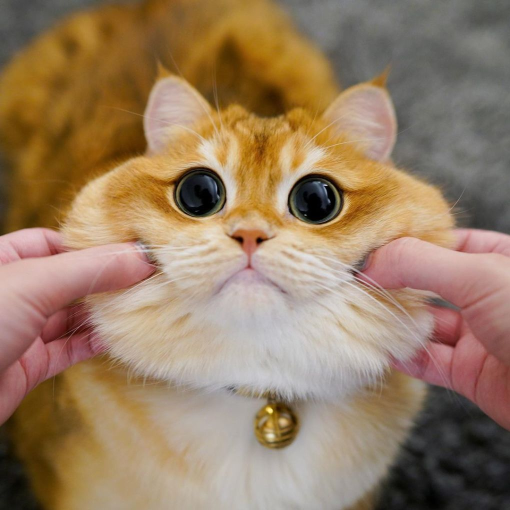
#> input picture image-blending/meo1.jpg, 1020 x 1020 px (shown at 1/2 size)
$ python aniblend.py
#> lines starting #> are read from the running program, lines starting #| are printed output that depends on the picture
import imageio
import cv2
from PIL import Image
import numpy as np


def pre_ani(img1,img2):
#> called with img1 = 'meo1.jpg', img2 = 'meo2.jpg'
    print("Type1", type(img1))
        #Đọc ảnh
    img1 = cv2.imread(img1)
#> img1 is the input picture: shape (1020, 1020, 3); mean B, G, R 98.7, 125.7, 151.4
    img2 = cv2.imread(img2)
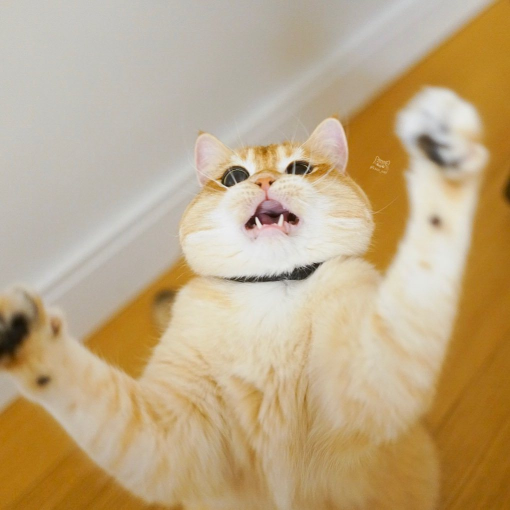
#> input picture image-blending/meo2.jpg, 1020 x 1020 px (shown at 1/2 size)
#> img2 is the input picture: shape (1020, 1020, 3); mean B, G, R 133.6, 168.8, 190.7


    #Thay đổi kích thước ảnh theo w,h:
    img1 = cv2.resize(img1,(400,300))
#> img1: shape (300, 400, 3)
    img2 = cv2.resize(img2,(400,300))
#> img2: shape (300, 400, 3)
    print("Type 2",type(img1))
#| Type 2 <class 'numpy.ndarray'>
    return (img1,img2)


def animation (img1, img2,Speed) :
    img1, img2 = pre_ani(img1,img2)
    h, w = img1.shape

    for D in range(0,h+1,Speed):
    #print(D)
        result = img1.copy()
        result[0:h-D,:,:]=img1[D:h,:,:]
        result[h-D:h,:,:]=img2[0:D,:,:]
        cv2.imshow("Push",result)
        cv2.waitKey(10)

def blend_img(fg, mask,bg) :
#> called with fg = 'meo1.jpg', mask = 'cat_rm1.png', bg = '3.gif'
    fg = cv2.imread(fg)

    mask = cv2.imread(mask, cv2.IMREAD_UNCHANGED)
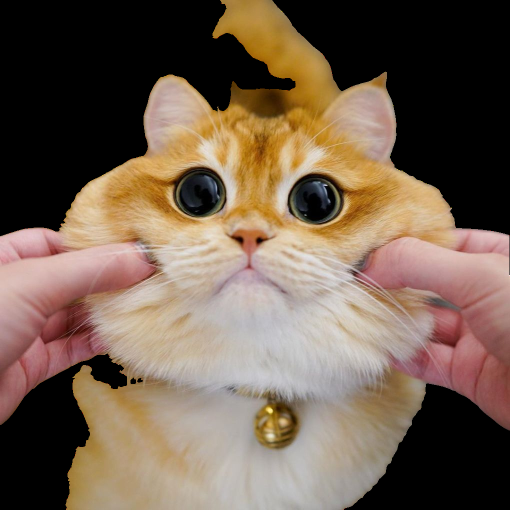
#> input picture image-blending/cat_rm1.png, 1020 x 1020 px (shown at 1/2 size)
#> mask is the input picture: shape (1020, 1020, 4); mean B, G, R, A 79.5, 95.7, 114.7, 163.9

    fg= cv2.resize(fg,(400,300))
    mask= cv2.resize(mask,(400,300))
#> mask: shape (300, 400, 4)

    frames = imageio.mimread(bg, '.gif')
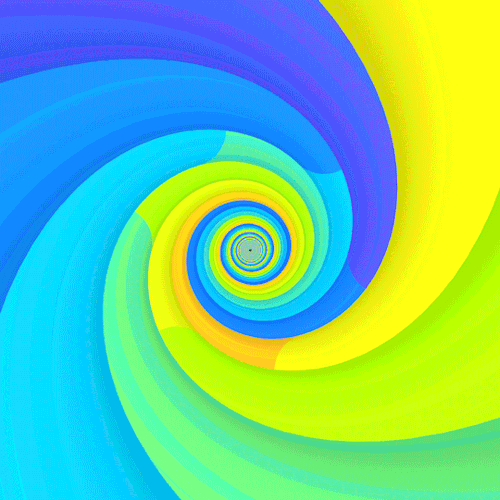
#> input picture image-blending/3.gif, 500 x 500 px
#> frames = 24 items

    fg_h, fg_w, fg_c = fg.shape
#> fg_h = 300; fg_w = 400; fg_c = 3
    bg_h, bg_w, bg_c = frames[0].shape
#> bg_h = 500; bg_w = 500; bg_c = 3
    top = int((bg_h-fg_h)/2)
#> top = 100
    left = int((bg_w-fg_w)/2)
#> left = 50
    bgs = [frame[top: top + fg_h, left:left + fg_w, 0:3] for frame in frames]
#> bgs = 24 items

    results = []
    alpha = 0.8
    for i in range(len(bgs)):
        alpha -= 0.02
        if alpha <= 0:
            alpha = 0
        result = fg.copy()
        result[mask[:,:,3] != 0] = alpha * result[mask[:,:,3] != 0]
        bgs[i][mask[:,:,3] == 0] = 0
        bgs[i][mask[:,:,3] != 0] = (1-alpha)*bgs[i][mask[:,:,3] != 0]
        result = result + bgs[i]
        results.append(result)
#> this loop made 24 passes
#> after the loop, alpha = 0.32; results = 24 items
    return results

def aniblend (fg1,mask1,bg1,fg2,mask2,bg2,Speed):
    img1, img2 = pre_ani(fg1,fg2)

    frame_1 = blend_img(fg1,mask1,bg1)
#> frame_1 = 24 items
    frame_2 = blend_img(fg2,mask2,bg2)
#> call 2 of blend_img, with fg = 'meo2.jpg', mask = 'cat_rm2.png', bg = '3.gif'
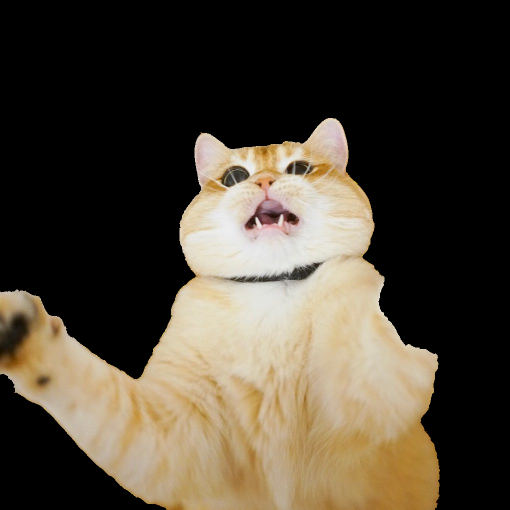
#> input picture image-blending/cat_rm2.png, 1020 x 1020 px (shown at 1/2 size)
#> in blend_img, mask is the input picture: shape (1020, 1020, 4); mean B, G, R, A 55.1, 68.8, 77.5, 98.9
#> in blend_img (call 2), `mask= cv2.resize(mask,(400,300))`:
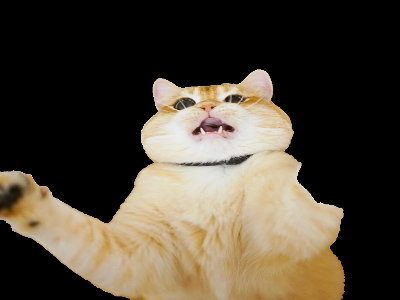
#> mask: shape (300, 400, 4); mean B, G, R, A 55.1, 68.7, 77.4, 99
#> the loop in blend_img (call 2), `for i in range(len(bgs)):` made 24 passes
#> after the loop in blend_img (call 2), `for i in range(len(bgs)):`: alpha = 0.32
#> frame_2 = 24 items

    h, w, _ = img1.shape
#> h = 300; w = 400
    result_push = []
    result_wide = []
    result_uncover = []
    min_len = min(len(frame_1),len(frame_2))
#> min_len = 24
    print("min_len",min_len)
#| min_len 24
    result_final = []
    for D in range(0,h+1,Speed) :
        X = D%min_len
        result = frame_1[X].copy()
        result[0:h-D,:,:]=frame_1[X][D:h,:,:]
        result[h-D:h,:,:]=frame_2[X][0:D,:,:]
        result_push.append(result)
#> this loop made 38 passes
#> X on passes 1 to 12: 0, 8, 16, 0, 8, 16, 0, 8, 16, 0, 8, 16
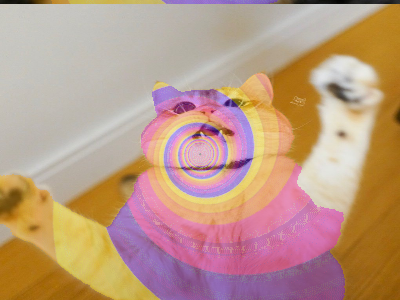
#> result: shape (300, 400, 3); mean of channels 0, 1, 2 133.1, 154.2, 189.7; drawn as B, G, R
#> after the loop, result_push = 38 items

    for D in range(0,w+1,Speed):
        X = D%min_len

        result = frame_1[X].copy()
        result[:,0:D,:]=frame_1[X][:,w-D:w,:]
        result[:,D:w,:]=frame_2[X][:,0:w-D]
        result_wide.append(result)
#> this loop made 51 passes
#> after the loop, result_wide = 51 items

    for D in range(0,w+1,Speed):
        X = D%min_len
        result = frame_1[X].copy()
        result[:,0:w-D,:] = frame_1[X][:,D:w,:]
        result[:,w-D:w,:] = frame_2[X][:,w-D:w,:]
        result_uncover.append(result)
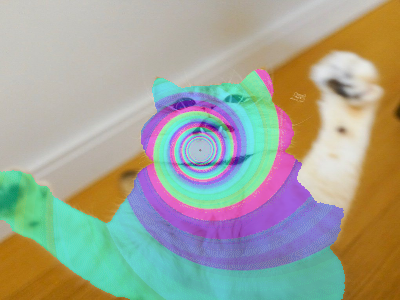
#> result: shape (300, 400, 3); mean of channels 0, 1, 2 150.4, 164.4, 161.9; drawn as B, G, R
#> after the loop, result_uncover = 51 items

    return (result_push, result_wide , result_uncover)


def create_movie(total_frames):
    width = 400
    hieght = 300
    channel = 3

    fps = 30

    fourcc = cv2.VideoWriter_fourcc(*'AVI1')
    video = cv2.VideoWriter('test.avi', fourcc, float(fps), (width, hieght))

    for frame in total_frames:
        for frame_count in range(0,len(frame)):
            img = frame[frame_count]
            video.write(img)

    video.release()


result_push, result_wide , result_uncover = aniblend ("meo1.jpg","cat_rm1.png","3.gif","meo2.jpg","cat_rm2.png","3.gif",8)
#> result_push = 38 items; result_wide = 51 items; result_uncover = 51 items
total_frame = [result_push, result_wide , result_uncover]
create_movie(total_frame)
#> the loop in create_movie, `for frame in total_frames:` made 3 passes
